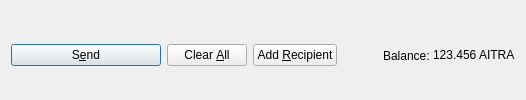
         <widget class="QFrame" name="frame_Send">
          <layout class="QHBoxLayout" name="horizontalLayout">
           <property name="bottomMargin">
            <number>0</number>
           </property>
           <item>
            <widget class="QPushButton" name="sendButton">
             <property name="minimumSize">
              <size>
               <width>150</width>
               <height>0</height>
              </size>
             </property>
             <property name="toolTip">
              <string>Confirm the send action</string>
             </property>
             <property name="text">
              <string>S&amp;end</string>
             </property>
             <property name="icon">
              <iconset resource="../aitra.qrc">
               <normaloff>:/icons/send</normaloff>:/icons/send</iconset>
             </property>
             <property name="autoDefault">
              <bool>false</bool>
             </property>
             <property name="default">
              <bool>true</bool>
             </property>
            </widget>
           </item>
           <item>
            <widget class="QPushButton" name="clearButton">
             <property name="sizePolicy">
              <sizepolicy hsizetype="Minimum" vsizetype="Fixed">
               <horstretch>0</horstretch>
               <verstretch>0</verstretch>
              </sizepolicy>
             </property>
             <property name="toolTip">
              <string>Clear all fields of the form.</string>
             </property>
             <property name="text">
              <string>Clear &amp;All</string>
             </property>
             <property name="icon">
              <iconset resource="../aitra.qrc">
               <normaloff>:/icons/remove</normaloff>:/icons/remove</iconset>
             </property>
             <property name="autoDefault">
              <bool>false</bool>
             </property>
            </widget>
           </item>
           <item>
            <widget class="QPushButton" name="addButton">
             <property name="toolTip">
              <string>Send to multiple recipients at once</string>
             </property>
             <property name="text">
              <string>Add &amp;Recipient</string>
             </property>
             <property name="icon">
              <iconset resource="../aitra.qrc">
               <normaloff>:/icons/add</normaloff>:/icons/add</iconset>
             </property>
             <property name="autoDefault">
              <bool>false</bool>
             </property>
            </widget>
           </item>
           <item>
            <spacer name="horizontalSpacer">
             <property name="orientation">
              <enum>Qt::Horizontal</enum>
             </property>
             <property name="sizeHint" stdset="0">
              <size>
               <width>40</width>
               <height>20</height>
              </size>
             </property>
            </spacer>
           </item>
           <item>
            <layout class="QHBoxLayout" name="horizontalLayout_2">
             <property name="spacing">
              <number>3</number>
             </property>
             <item>
              <widget class="QLabel" name="label">
               <property name="text">
                <string>Balance:</string>
               </property>
              </widget>
             </item>
             <item>
              <widget class="QLabel" name="labelBalance">
               <property name="sizePolicy">
                <sizepolicy hsizetype="Preferred" vsizetype="Fixed">
                 <horstretch>0</horstretch>
                 <verstretch>0</verstretch>
                </sizepolicy>
               </property>
               <property name="cursor">
                <cursorShape>IBeamCursor</cursorShape>
               </property>
               <property name="text">
                <string notr="true">123.456 AITRA</string>
               </property>
               <property name="textInteractionFlags">
                <set>Qt::LinksAccessibleByMouse|Qt::TextSelectableByKeyboard|Qt::TextSelectableByMouse</set>
               </property>
              </widget>
             </item>
            </layout>
           </item>
          </layout>
         </widget>
